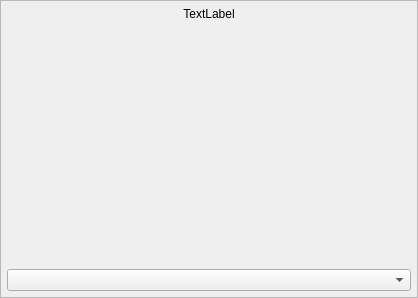
<ui version="4.0" >
 <class>LFOParamValue</class>
 <widget class="QWidget" name="LFOParamValue" >
  <property name="geometry" >
   <rect>
    <x>0</x>
    <y>0</y>
    <width>418</width>
    <height>298</height>
   </rect>
  </property>
  <property name="windowTitle" >
   <string>Form</string>
  </property>
  <layout class="QVBoxLayout" >
   <property name="margin" >
    <number>0</number>
   </property>
   <property name="spacing" >
    <number>0</number>
   </property>
   <item>
    <widget class="QFrame" name="frame" >
     <property name="frameShape" >
      <enum>QFrame::StyledPanel</enum>
     </property>
     <property name="frameShadow" >
      <enum>QFrame::Raised</enum>
     </property>
     <layout class="QVBoxLayout" >
      <property name="margin" >
       <number>6</number>
      </property>
      <property name="spacing" >
       <number>4</number>
      </property>
      <item>
       <widget class="QLabel" name="label" >
        <property name="text" >
         <string>TextLabel</string>
        </property>
        <property name="alignment" >
         <set>Qt::AlignCenter</set>
        </property>
       </widget>
      </item>
      <item>
       <widget class="QWidget" native="1" name="sliderBox" >
        <property name="sizePolicy" >
         <sizepolicy>
          <hsizetype>5</hsizetype>
          <vsizetype>7</vsizetype>
          <horstretch>0</horstretch>
          <verstretch>0</verstretch>
         </sizepolicy>
        </property>
       </widget>
      </item>
      <item>
       <widget class="QComboBox" name="LFOTypeComboBox" />
      </item>
     </layout>
    </widget>
   </item>
  </layout>
 </widget>
 <resources/>
 <connections/>
</ui>
